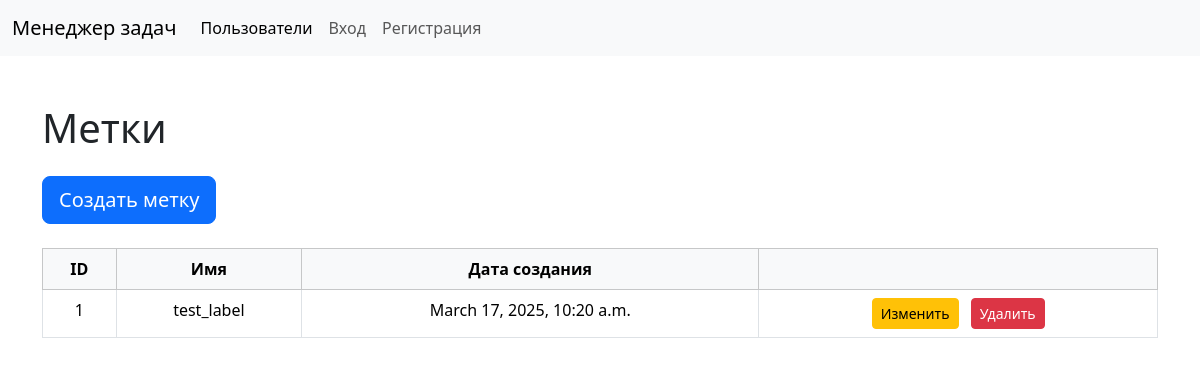
Before: /labels/ with the older database file.
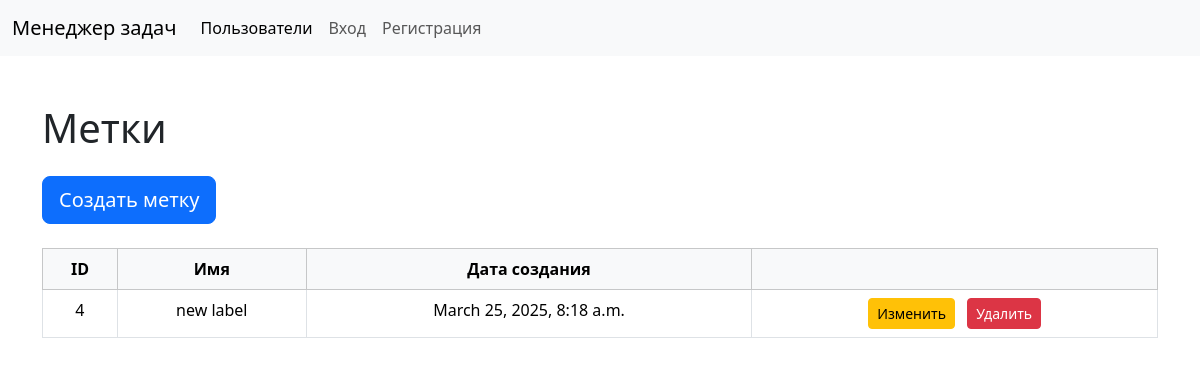
After: the same page with the newer database file.
### task_manager/labels/models.py (models this page shows, shortened)
class Label(models.Model):
    name = models.CharField(max_length=255, unique=True)
    created_at = models.DateTimeField(auto_now_add=True)

### task_manager/labels/views.py (the view)
# urls.py: path("", views.LabelListView.as_view(), name="label_list"),
class LabelListView(ListView):
    model = Label
    template_name = "label_list.html"
    context_object_name = "labels"

### task_manager/labels/templates/label_list.html (shortened to what this page needs)
{% extends 'layout.html' %}
{% block content %}
    <h1 class="mb-4">Метки</h1>
    <a href="{% url 'labels:label_create' %}" class="btn btn-primary btn-lg mb-4">Создать метку</a>
    <table data-test="urls" class="table table-bordered table-hover text-center">
        <thead class="table-light">
            <tr>
                <th scope="col">ID</th>
                <th scope="col">Имя</th>
                <th scope="col">Дата создания</th>
                <th scope="col"></th>
            </tr>
        </thead>
        <tbody>
            {% for label in labels %}
            <tr>
                <td>{{ label.id }}</td>
                <td>{{ label.name }}</td>
                <td>{{ label.created_at}}</td>
                <td class="text-center">
                    <a href="{% url 'labels:label_update' label.id %}" class="btn btn-sm btn-warning me-2">
                         Изменить
                    </a>
                    <a href="{% url 'labels:label_delete' label.id %}" class="btn btn-sm btn-danger">
                         Удалить
                    </a>
                </td>
            </tr>
            {% endfor %}
        </tbody>
    </table>
</div>
{% endblock %}

Changed rows visible on the page:
removed Label: id "1", name "test_label", created_at "March 17, 2025, 10:20 a.m."
added Label: id "4", name "new label", created_at "March 25, 2025, 8:18 a.m."
